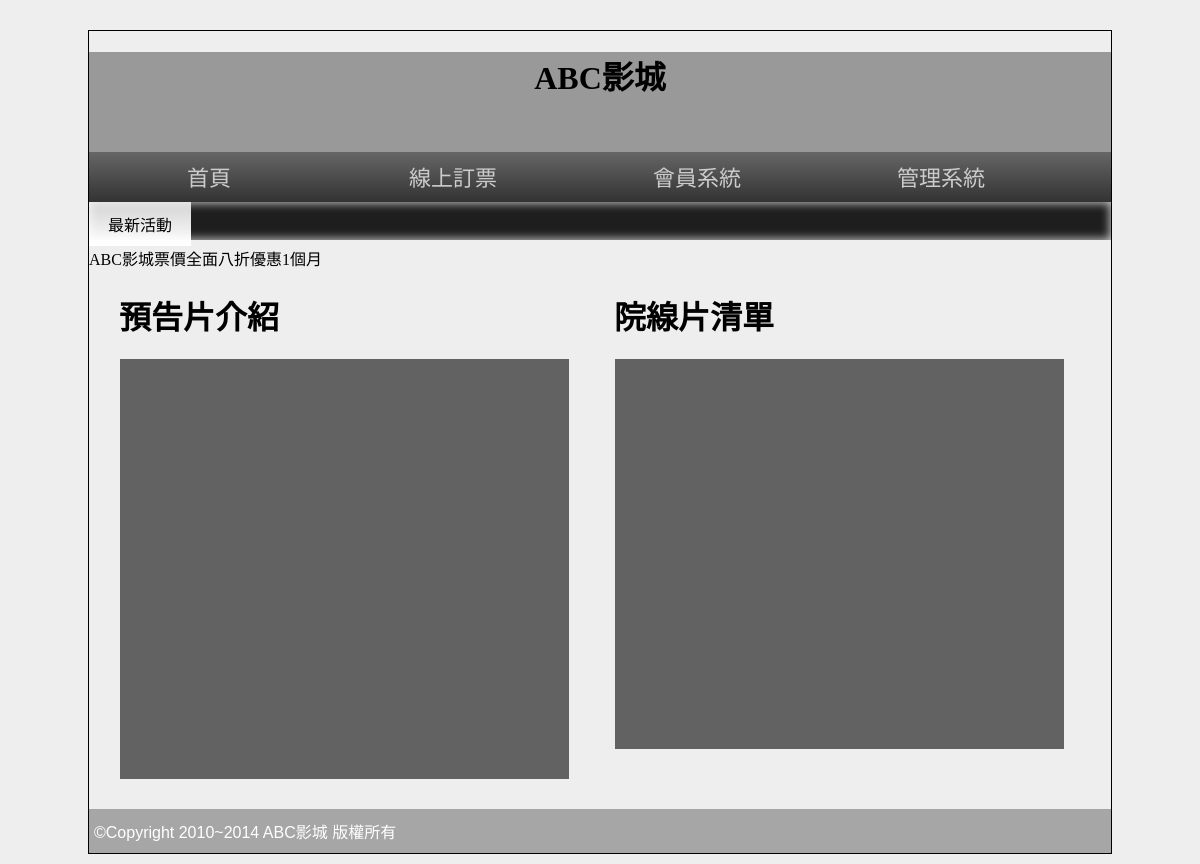
Before: / with the older database file.
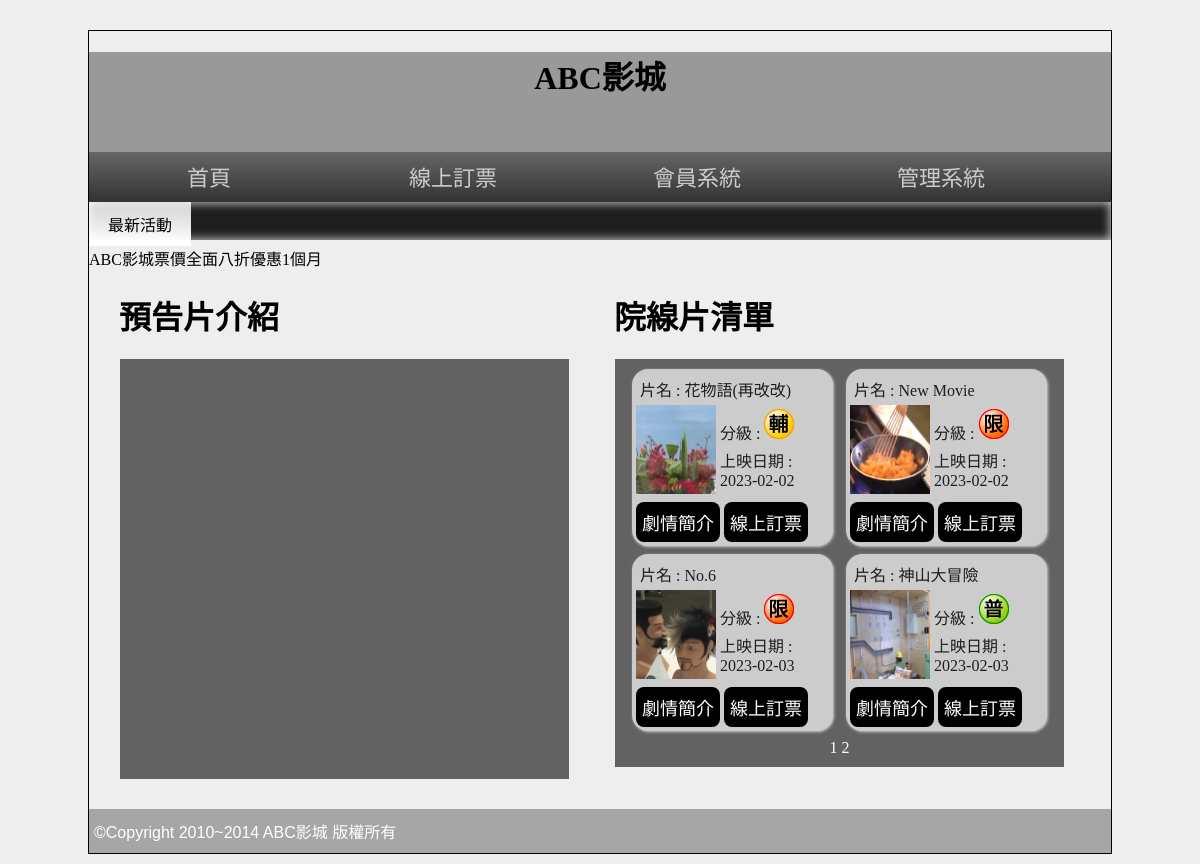
After: the same page with the newer database file.
### tables this page shows
CREATE TABLE `movie` (
  `id` int(10) UNSIGNED NOT NULL,
  `name` text NOT NULL,
  `level` int(1) UNSIGNED NOT NULL,
  `length` int(3) UNSIGNED NOT NULL,
  `ondate` date NOT NULL,
  `publish` text NOT NULL,
  `directior` text NOT NULL,
  `trailer` text NOT NULL,
  `poster` text NOT NULL,
  `intro` text NOT NULL,
  `rank` int(10) UNSIGNED NOT NULL,
  `sh` int(1) UNSIGNED NOT NULL DEFAULT 1
);

### api/base.php (called while the page is built, shortened)
<?php
$Movie = new DB('movie');
class DB
{
    protected $dsn = "mysql:host=localhost;charset=utf8;dbname=db30";
    protected $table;
    protected $pdo;
    public function __construct($table)
    {
        $this->table = $table;
        $this->pdo = new PDO($this->dsn, 'root', '');
    }
    protected function arrayToSqlArray($array)
    {
        foreach ($array as $key => $value) {
            $arr[] = "`$key`='$value'";
        }
        return $arr;
    }
    public function all(...$args)
    {
        $sql = " SELECT * FROM `$this->table` ";
        if (isset($args[0]) && is_array($args[0])) {
            $sql .= " WHERE " . join(" && ", $this->arrayToSqlArray($args[0]));
        } elseif (isset($args[0])) {
            $sql .= $args[0];
        }
        if (isset($args[1]) && is_array($args[1])) {
            $sql .= join(" && ", $this->arrayToSqlArray($args[1]));
        } elseif (isset($args[1])) {
            $sql .=  $args[1];
        }
        return $this->pdo->query($sql)->fetchAll(PDO::FETCH_ASSOC);
    }
    public function count($args)
    {
        return $this->visualBasic('count', '*', $args);
    }
    protected function visualBasic($math, $field, $args)
    {
        $sql = "SELECT $math($field) FROM `$this->table` ";
        if ($args !== 1) {
            if (is_array($args)) {
                $sql .= " WHERE " . join(" && ", $this->arrayToSqlArray($args));
            } else {
                $sql .= " WHERE " . $args;
            }
        }
        return $this->pdo->query($sql)->fetchColumn();
    }
}

### front/main.php (the view, shortened to what this page needs)
<div class="half" style="vertical-align:top;">
    <h1>預告片介紹</h1>
    <div class="rb tab" style="width:95%;">
        <div id="abgne-block-20111227">
            <ul class="lists">
            </ul>
            <ul class="controls">
            </ul>
        </div>
    </div>
</div>
<div class="half">
    <h1>院線片清單</h1>
    <div class="rb tab" style="width:95%;">
        <div class="now-lists">
            <?php
            $date = date("Y-m-d");
            $ondate = date("Y-m-d", strtotime("-2 days"));
            $all = $Movie->count(" `sh` = 1 && `ondate` BETWEEN '$ondate' AND '$date'");
            $div = 4;
            $pages = ceil($all / $div);
            $now = $_GET['p'] ?? 1;
            $start = ($now - 1) * 4;
            $rows = $Movie->all(['sh' => 1,], " && `ondate` BETWEEN '$ondate' AND '$date' ORDER BY `rank` LIMIT $start,$div ");
            foreach ($rows as $row) {
            ?>
                <div class="now-movie">
                    <p>片名 : <?= $row['name']; ?></p>
                    <div class="now-movie-right">
                        <div class="each-movie">
                            <img src="./upload/<?= $row['poster']; ?>" alt="">
                        </div>
                        <div>
                            <p class="each">分級 : <img src="./icons/03C0<?= $row['level']; ?>.png" alt=""></p>
                            <p class="each">上映日期 : <?= $row['ondate']; ?></p>
                        </div>
                    </div>
                    <div>
                        <button onclick="location.href='?do=intro&id=<?= $row['id']; ?>'">劇情簡介</button>
                        <button onclick="location.href='?do=order&id=<?= $row['id']; ?>'">線上訂票</button>
                    </div>
                </div>
            <?php
            }
            ?>
        </div>
        <div class="ct">
            <?php
            for ($i = 1; $i <= $pages; $i++) {
            ?>
                <a href="?p=<?= $i; ?>" style="color: #fff;"><?= $i; ?></a>
            <?php
            }
            ?>
        </div>
    </div>
</div>

### index.php (shortened to what this page needs)
<?php
include_once "./api/base.php";
?>
<!DOCTYPE html PUBLIC "-//W3C//DTD XHTML 1.0 Transitional//EN" "http://www.w3.org/TR/xhtml1/DTD/xhtml1-transitional.dtd">
<html xmlns="http://www.w3.org/1999/xhtml">
<head>
  <link rel="stylesheet" href="./css/css.css">
  <link href="./css/s2.css" rel="stylesheet" type="text/css">
</head>
<body>
  <div id="main">
    <div id="top" class="ct" style=" background:#999 center; background-size:cover; " title="替代文字">
      <h1>ABC影城</h1>
    </div>
    <div id="top2">
      <a href="index.php">首頁</a>
      <a href="index.php?do=order">線上訂票</a>
      <a href="#">會員系統</a>
      <a href="back.php">管理系統</a>
    </div>
    <div id="text"> <span class="ct">最新活動</span>
      <marquee direction="right">
        ABC影城票價全面八折優惠1個月
      </marquee>
    </div>
    <div id="mm">
      <?php
      $do = $_GET['do'] ?? 'main';
      $file = "./front/" . $do . ".php";
      if (file_exists($file)) {
        include_once $file;
      } else {
        include_once "./front/main.php";
      }
      ?>
    </div>
    <div id="bo"> ©Copyright 2010~2014 ABC影城 版權所有 </div>
  </div>
</body>
</html>

### css/css.css (style rules this page uses)
body { background: #eee; font-family: 微軟正黑體; }
button { border-radius: 8px; }
input[type='button'], input[type='submit'], input[type='reset'], button, .button { min-width: 70px; min-height: 40px; background: #000; color: #fff; border: none; cursor: pointer; font-size: 18px; text-decoration: none; }
#main { width: 1022px; min-height: 766px; border: #000 1px solid; margin: 30px auto 10px auto; }
#top { display: block; height: 100px; }
#top2 { display: block; height: 50px; background: -webkit-linear-gradient(top, #666, #333); background: -ms-linear-gradient(top, #666, #333); background: -moz-linear-gradient(top, #666, #333); background: linear-gradient(top, #666, #333); }
#top2 a { display: inline-block; width: 200px; padding: 12px 20px 12px 20px; text-align: center; color: #ccc; text-decoration: none; font: normal 22px/26px Open Sans, '微軟正黑體'; transition: all ease-in .3s; }
#text { display: block; height: 38px; box-shadow: #CCC 0px 0px 10px 1px inset; background-color: #1e1e1e; }
#text span { width: 10%; display: inline-block; padding: 10px 0px 10px 0px; vertical-align: top; background: -ms-linear-gradient(top, rgba(255, 255, 255, 0.8), rgba(255, 255, 255, 1)); background: -webkit-linear-gradient(top, rgba(255, 255, 255, 0.8), rgba(255, 255, 255, 1)); background: -moz-linear-gradient(top, rgba(255, 255, 255, 0.8), rgba(255, 255, 255, 1)); background: linear-gradient(top, rgba(255, 255, 255, 0.8), rgba(255, 255, 255, 1)); }
#mm { padding: 10px; min-height: 520px; }
#bo { padding: 10px 5px 10px 5px; min-height: 20px; display: block; color: #FFF; font-family: Arial, Helvetica, sans-serif, '微軟正黑體'; font-weight: 500; background: rgba(0, 0, 0, 0.3); }
.ct { text-align: center; }
.half { width: 45%; display: inline-block; padding: 2%; }
.rb { background: rgba(39, 39, 39, 0.7); color: rgba(255, 255, 255, 0.9); }
.tab { width: 80%; display: block; margin-left: auto; margin-right: auto; min-height: 100px; padding: 10px; }
.now-lists { display: flex; height: 370px; flex-wrap: wrap; }
.now-movie { width: 45%; height: fit-content; box-shadow: 1px 1px 3px #ccc; background: #CCC; border-radius: 16px; margin: 0px auto; padding: 4px; color: #1e1e1e; }
.now-movie p { margin: 4px; }
.now-movie-right { display: flex; justify-content: space-between; margin-bottom: 8px; }
.each-movie img { width: 80px; }
.each { margin: 2px; }
a { text-decoration: none; }

### css/s2.css (style rules this page uses)
#abgne-block-20111227 { width: 420px; height: 400px; position: relative; overflow: hidden; }
#abgne-block-20111227 ul, #abgne-block-20111227 ul li { margin: 0; padding: 0; list-style: none; }
#abgne-block-20111227 .lists { height: 100%; position: relative; overflow: hidden; }
#abgne-block-20111227 .controls { width: 100%; height: 35px; position: absolute; bottom: 0; font-size: 13px; z-index: 2; }

Changed rows visible on the page:
added movie: name "花物語(再改改)", poster (picture), shows a picture, ondate "2023-02-02"
added movie: name "New Movie", poster (picture), ondate "2023-02-02"
added movie: name "No.6", poster (picture), ondate "2023-02-03"
added movie: name "神山大冒險", poster (picture), shows a picture, ondate "2023-02-03"
Other visible differences:
new list line: "1"
new list line: "2"
